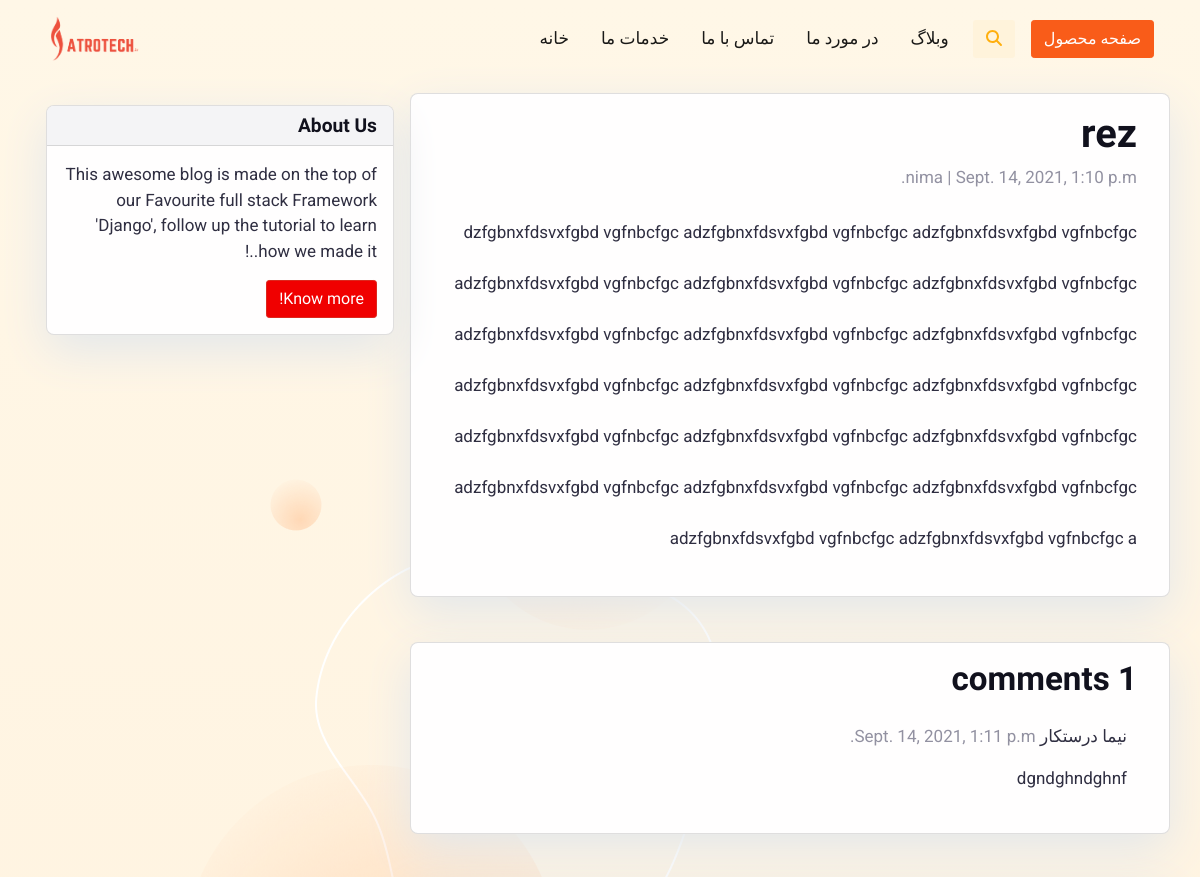
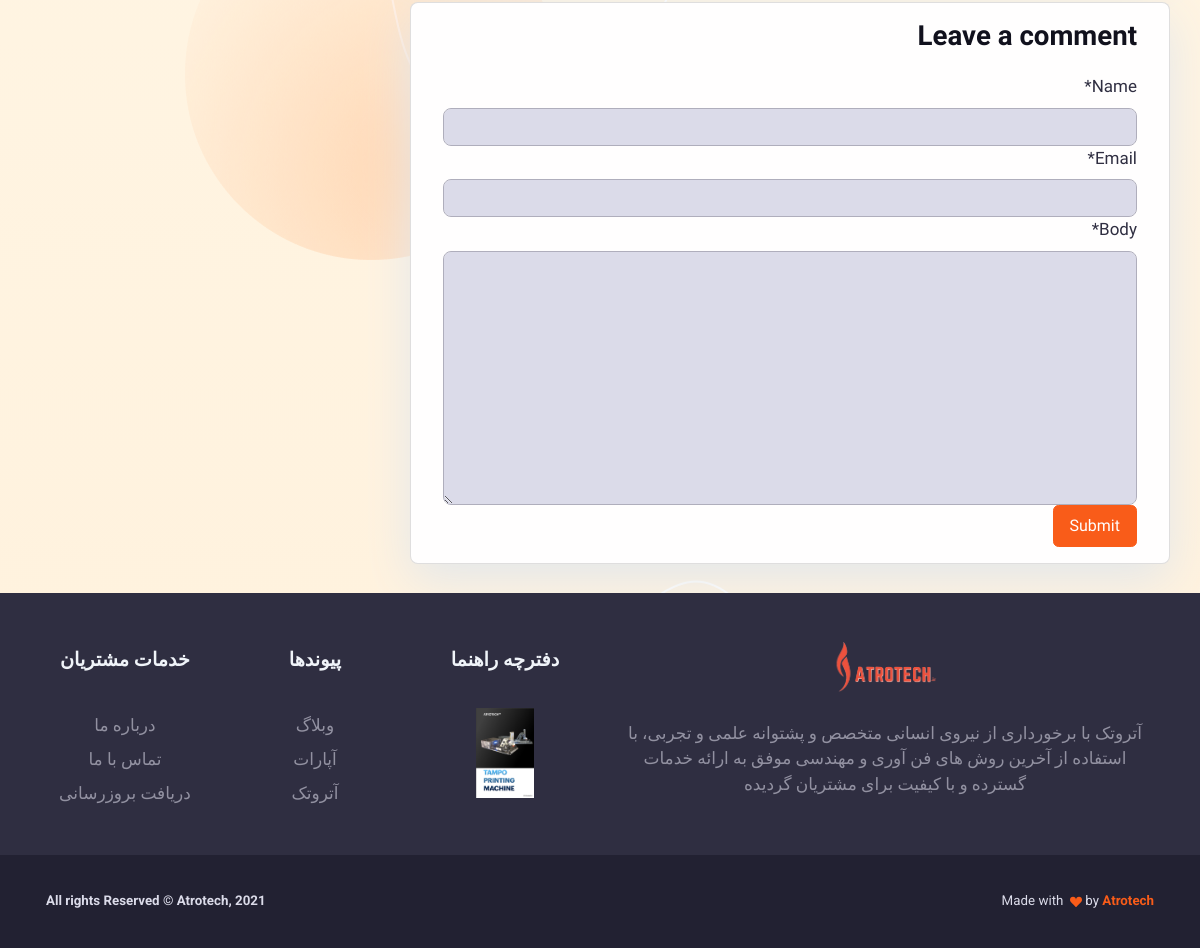
Screenshot of /rez/ with the database file from the repository (2 pictures, top to bottom).
### blog/models.py (models this page shows, shortened)
class Post(models.Model):
    title = models.CharField(max_length=200, unique=True)
    slug = models.SlugField(max_length=200, unique=True)
    author = models.ForeignKey(
        User, on_delete=models.CASCADE, related_name="blog_posts"
    )
    updated_on = models.DateTimeField(auto_now=True)
    content = models.TextField()
    created_on = models.DateTimeField(auto_now_add=True)
    status = models.IntegerField(choices=STATUS, default=0)
    class Meta:
        ordering = ["-created_on"]

class Comment(models.Model):
    post = models.ForeignKey(Post, on_delete=models.CASCADE, related_name="comments")
    name = models.CharField(max_length=80)
    email = models.EmailField()
    body = models.TextField()
    created_on = models.DateTimeField(auto_now_add=True)
    active = models.BooleanField(default=False)
    class Meta:
        ordering = ["created_on"]

### blog/views.py (the view)
# urls.py: path("<slug:slug>/", views.post_detail, name="post_detail"),
def post_detail(request, slug):
    template_name = "post_detail.html"
    post = get_object_or_404(Post, slug=slug)
    comments = post.comments.filter(active=True).order_by("-created_on")
    new_comment = None
    if request.method == "POST":
        comment_form = CommentForm(data=request.POST)
        if comment_form.is_valid():
            new_comment = comment_form.save(commit=False)
            new_comment.post = post
            new_comment.save()
    else:
        comment_form = CommentForm()
    return render(
        request,
        template_name,
        {
            "post": post,
            "comments": comments,
            "new_comment": new_comment,
            "comment_form": comment_form,
        },
    )

### blog/forms.py
class CommentForm(forms.ModelForm):
    class Meta:
        model = Comment
        fields = ('name', 'email', 'body')

### templates/post_detail.html (shortened to what this page needs)
{% extends 'base.html' %} {% block content %}
{% load crispy_forms_tags %}
<div class="container" dir="rtl">
  <div class="row">
    <div class="col-md-8 card mb-4  mt-3 left  top">
      <div class="card-body">
        <h1>{% block title %} {{ post.title }} {% endblock title %}</h1>
        <p class=" text-muted">{{ post.author }} | {{ post.created_on }}</p>
        <p class="card-text ">{{ post.content | safe }}</p>
      </div>
    </div>
    {% block sidebar %} {% include 'sidebar.html' %} {% endblock sidebar %}
    <div class="col-md-8 card mb-4  mt-3 ">
      <div class="card-body">
        {% with comments.count as total_comments %}
        <h2>{{ total_comments }} comments</h2>
          {% endwith %} {% for comment in comments %}
        <div class="comments" style="padding: 10px;">
          <p class="font-weight-bold">
            {{ comment.name }}
            <span class=" text-muted font-weight-normal">
              {{ comment.created_on }}
            </span>
          </p>
          {{ comment.body | linebreaks }}
        </div>
        {% endfor %}
      </div>
    </div>
    <div class="col-md-8 card mb-4  mt-3 ">
      <div class="card-body">
        {% if new_comment %}
        <div class="alert alert-success" role="alert">
          Your comment is awaiting moderation
        </div>
        {% else %}
        <h3>Leave a comment</h3>
        <form method="post" style="margin-top: 1.3em;">
          {{ comment_form | crispy }}
          <button type="submit" class="btn btn-primary  btn-lg">Submit</button>
        </form>
        {% endif %}
      </div>
    </div>
  </div>
</div>
{% endblock content %}

### static/css/base.css (style rules this page uses)
body { font-family: "Roboto", sans-serif; font-size: 17px; background-color: #fdfdfd; }
.card { box-shadow: 0 16px 48px #E3E7EB; }

### rows the page displays
Post: title "rez", author "nima", created_on "Sept. 14, 2021, 1:10 p.m.", content "dzfgbnxfdsvxfgbd vgfnbcfgc adzfgbnxfdsvxfgbd vgfnbcfgc adzfgbnxfdsvxfgbd vgfnbcfgc adzfgbnxfdsvxfgbd vgfnbcfgc adzfgbnxfdsvxfgbd vgfnbcfgc adzfgbnxfdsvxfgbd vgfnbcfgc adzfgbnxfdsvxfgbd vgfnbcfgc adzfgbnxfdsvxfgbd vgfnbcfgc adzfgbnxfdsvxfgbd vgfnbcfgc adzfgbnxfdsvxfgbd vgfnbcfgc adzfgbnxfdsvxfgbd vgfnbcfgc adzfgbnxfdsvxfgbd vgfnbcfgc adzfgbnxfdsvxfgbd vgfnbcfgc adzfgbnxfdsvxfgbd vgfnbcfgc adzfgbnxfdsvxfgbd vgfnbcfgc adzfgbnxfdsvxfgbd vgfnbcfgc adzfgbnxfdsvxfgbd vgfnbcfgc adzfgbnxfdsvxfgbd vgfnbcfgc adzfgbnxfdsvxfgbd vgfnbcfgc adzfgbnxfdsvxfgbd vgfnbcfgc a"
Comment: name "نیما درستکار", created_on "Sept. 14, 2021, 1:11 p.m.", body "dgndghndghnf"
